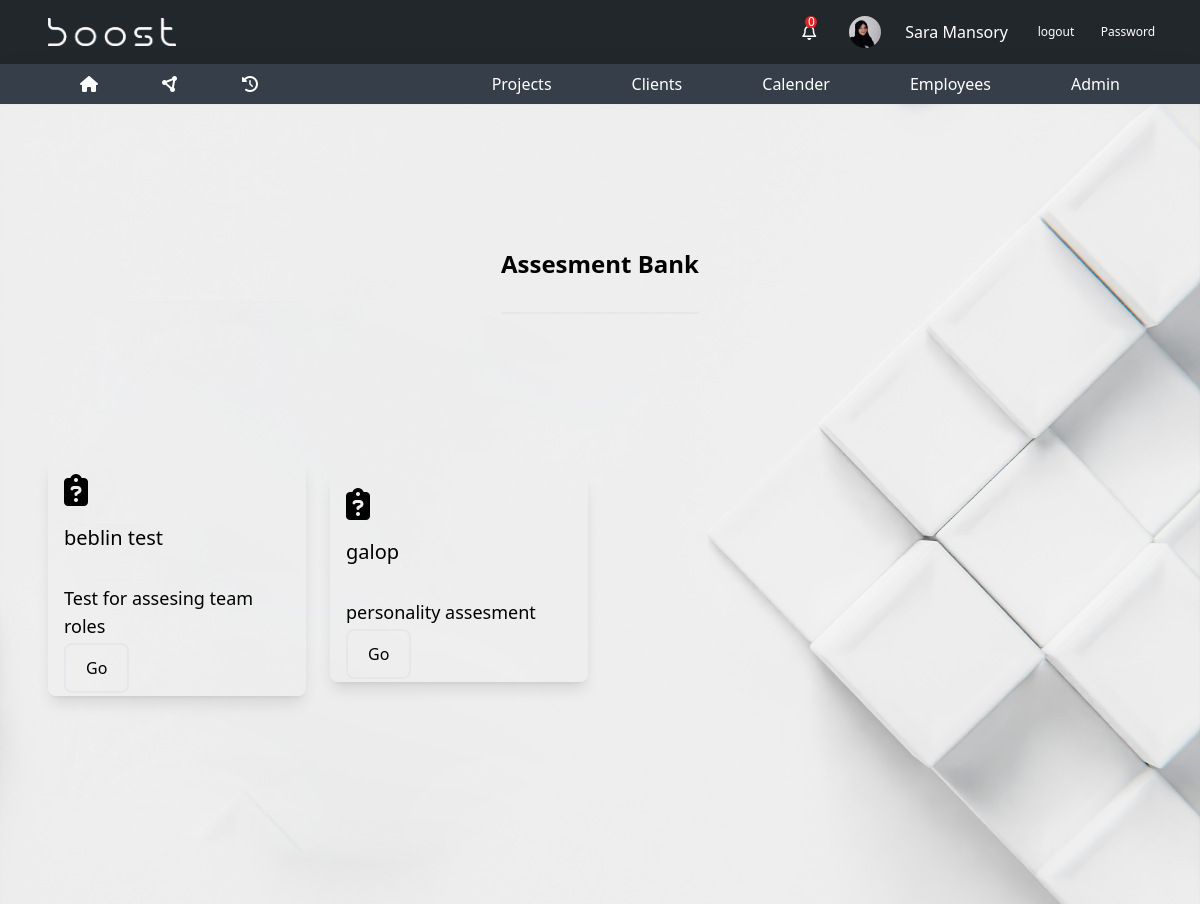
The app's page /assesment-bank/ (signed in) with its own data.
### base/models.py (models this page shows, shortened)
class Employee(models.Model):
    employee_id = models.AutoField(primary_key=True)
    firstname = models.CharField(max_length=255)
    lastname = models.CharField(max_length=255)
    email = models.EmailField()
    phone = models.CharField(max_length=20)
    department = models.ForeignKey(
        Department, on_delete=models.SET_NULL, null=True)
    manager_role = models.BooleanField(default=False)
    user = models.OneToOneField(
        User, on_delete=models.CASCADE, null=True, default=None)
    employee_photo = models.ImageField(
        upload_to='employee_photos/', default='employee_photos/sara.jpg', null=True, blank=True)
    location = models.CharField(max_length=50, null=True)
    comilative_points=models.CharField(max_length=20,null=True)
    points=models.CharField(max_length=20,default="0")

class AsessmentBank(models.Model):
    asessement_id=models.AutoField(primary_key=True)
    asessment_name=models.CharField(max_length=255)
    description=models.TextField(null=True,blank=True)
    assessment_file= models.FileField(null=True,blank=True,upload_to='pdf')

### base/views.py (the view)
# urls.py: path("assesment-bank/", views.assesment_bank, name="assesment-bank"),
@login_required
def assesment_bank(request):
    employee = get_object_or_404(Employee, user=request.user)
    all_notifications=employee.notifications.all().order_by('-created_at')
    not_read_notifications=employee.notifications.filter(is_read=False).order_by('-created_at')
    l_d_men=Employee.objects.filter(department__department_name="L&D")
    projects = Project.objects.all()
    repository =Repository.objects.all()
    asessmentBank=AsessmentBank.objects.all()
    simulation=Simulation.objects.all()
    context={
        "employee":employee,
        "l_d_men":l_d_men,
        "projects":projects,
        "repository":repository,
        "asessmentBank":asessmentBank,
        "simulation":simulation,
        "all_notifications":all_notifications,
        "not_read_notifications":not_read_notifications
    }
    return render(request,"pages/assesment-bank.html",context)

### templates/pages/assesment-bank.html (shortened to what this page needs)
{% extends 'base.html' %}
{% load static %}
{% block content %}
{% include 'parts/navbar.html' %}
<main class="main-bg w-full h-screen">
    <section class="px-12 pt-36 section-bg"  >
        <div class="title text-center border-b-2 pb-8 w-fit mx-auto text-2xl font-bold"><h2>Assesment Bank</h2></div>
        <div class="cards grid grid-cols-2 md:grid-cols-3 lg:grid-cols-4 items-center justify-center gap-6 mt-36">
            {% for asses   in asessmentBank %}
            <div class="card p-4 shadow-lg rounded-lg hover:shadow-2xl transition-all duration-300  cursor-pointer backdrop-blur-lg backdrop-opacity-0 hover:backdrop-opacity-100  ">
                <i class="fa-solid fa-2x fa-clipboard-question"></i>
                <h1 class="text-xl py-4">{{asses.asessment_name}}</h1>
                <h2 class="text-lg py-4">{{asses.description}}</h2>
                <a class="btn-primary" href="{{asses.assessment_file.url}}">Go</a>
            </div>
            {% endfor %}
        </div>
    </section>
    </main>
{% endblock content %}

### templates/parts/navbar.html (shortened to what this page needs)
{% load static %}
<header class="">
  <div class="bg-[#22272C] px-12 py-2 flex justify-between items-center text-white">
    <div>
      <img src="{% static 'images/boost.png' %}" class="w-32" alt="Logo" />
    </div>
    <div class="flex items-center gap-6 text-white">
        <div class="relative hover:bg-slate-600  cursor-pointer w-6 h-6 flex items-center justify-center p-4 rounded-full" id="nav-profile">
            <i class="fa-regular fa-bell"></i>
            <div class="absolute top-0 left-3 w-3 h-3 text-white bg-red-600 rounded-full flex items-center justify-center text-xs notification-count">{{not_read_notifications.count}}</div>
        </div>
        {% if employee.employee_photo.url %}
        <img
          src="{{ employee.employee_photo.url }}"
          class="w-8 rounded-full cursor-pointer"
          alt="Logo"
        />
        {% endif %}
        <span>{{employee.firstname}} {{employee.lastname}}</span>
        <a class="text-xs hover:bg-slate-600 w-12 h-12 flex items-center justify-center rounded-full" href="{% url 'logout' %}">logout</a>
        <a class="text-xs hover:bg-slate-600 w-12 h-12 flex items-center justify-center rounded-full" href="{% url 'change-password' %}">Password</a>
    </div>
  </div>
  <div class="bg-[#363F49] shadow-2xl px-16 flex gap-20 text-white items-center justify-between">
    <div class="flex gap-8">
      <div class="px-4 py-2 hover:bg-[#22272c] transition-all duration-300 cursor-pointer">
        <a href="{% url 'tasks' %}"><i class="fa-solid fa-house"></i></a>
      </div>
      <div class="px-4 py-2 hover:bg-[#22272c] transition-all duration-300 cursor-pointer">
        <a href="{% url 'home' %}"><i class="fa-solid fa-circle-nodes"></i></a>
      </div>
      <div class="px-4 py-2 hover:bg-[#22272c] transition-all duration-300 cursor-pointer">
        <a href="{% url 'all_tasks' %}">
          <i class="fa-solid fa-clock-rotate-left"></i>
        </a>
      </div>
    </div>
    <ul class="flex gap-12">
      <li class="relative px-4 py-2 hover:bg-[#22272c] transition-all duration-300">
        <a href="{% url 'projects' %}">Projects</a>
      </li>
      <li class="relative px-4 py-2 hover:bg-[#22272c] transition-all duration-300">
        <a href="{% url 'clients' %}">Clients</a>
      </li>
      <li class="relative px-4 py-2 hover:bg-[#22272c] transition-all duration-300">
        <a href="{% url 'courses' %}">Calender</a>
      </li>
      <li class="relative px-4 py-2 hover:bg-[#22272c] transition-all duration-300">
        <a href="{% url 'employees' %}">Employees</a>
      </li>
      <li class="relative px-4 py-2 hover:bg-[#22272c] transition-all duration-300">
        <a href="{% url 'admin:index' %}">Admin</a>
      </li>
    </ul>
  </div>
</header>

### records on screen
Employee: employee_photo (picture), firstname "Sara", lastname "Mansory"
AsessmentBank: asessment_name "beblin test", description "Test for assesing team roles"
AsessmentBank: asessment_name "galop", description "personality assesment"

### other values on screen
{{ not_read_notifications.count }} "0"
